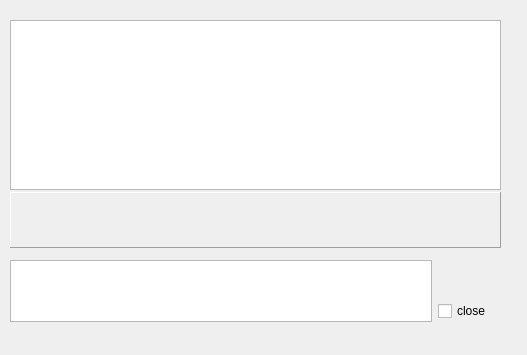
<?xml version="1.0" encoding="UTF-8"?>
<ui version="4.0">
 <class>GuiChatWidget</class>
 <widget class="QWidget" name="GuiChatWidget">
  <property name="geometry">
   <rect>
    <x>0</x>
    <y>0</y>
    <width>527</width>
    <height>355</height>
   </rect>
  </property>
  <property name="sizePolicy">
   <sizepolicy hsizetype="Expanding" vsizetype="Expanding">
    <horstretch>0</horstretch>
    <verstretch>0</verstretch>
   </sizepolicy>
  </property>
  <property name="windowTitle">
   <string>Chat</string>
  </property>
  <widget class="QFrame" name="mp_frameMessage">
   <property name="geometry">
    <rect>
     <x>10</x>
     <y>260</y>
     <width>491</width>
     <height>70</height>
    </rect>
   </property>
   <property name="sizePolicy">
    <sizepolicy hsizetype="Expanding" vsizetype="MinimumExpanding">
     <horstretch>0</horstretch>
     <verstretch>0</verstretch>
    </sizepolicy>
   </property>
   <property name="minimumSize">
    <size>
     <width>200</width>
     <height>70</height>
    </size>
   </property>
   <property name="baseSize">
    <size>
     <width>0</width>
     <height>80</height>
    </size>
   </property>
   <property name="frameShape">
    <enum>QFrame::NoFrame</enum>
   </property>
   <property name="frameShadow">
    <enum>QFrame::Plain</enum>
   </property>
   <layout class="QGridLayout" name="gridLayout">
    <property name="leftMargin">
     <number>0</number>
    </property>
    <property name="topMargin">
     <number>0</number>
    </property>
    <property name="rightMargin">
     <number>10</number>
    </property>
    <property name="bottomMargin">
     <number>8</number>
    </property>
    <property name="verticalSpacing">
     <number>0</number>
    </property>
    <item row="0" column="0" rowspan="3">
     <widget class="GuiMessageEdit" name="mp_teMessage">
      <property name="sizePolicy">
       <sizepolicy hsizetype="Expanding" vsizetype="MinimumExpanding">
        <horstretch>0</horstretch>
        <verstretch>0</verstretch>
       </sizepolicy>
      </property>
      <property name="minimumSize">
       <size>
        <width>160</width>
        <height>50</height>
       </size>
      </property>
      <property name="maximumSize">
       <size>
        <width>16777215</width>
        <height>16777215</height>
       </size>
      </property>
     </widget>
    </item>
    <item row="2" column="2">
     <widget class="QPushButton" name="mp_pbSend">
      <property name="sizePolicy">
       <sizepolicy hsizetype="Fixed" vsizetype="Fixed">
        <horstretch>0</horstretch>
        <verstretch>0</verstretch>
       </sizepolicy>
      </property>
      <property name="toolTip">
       <string>Click to send message or just hit enter</string>
      </property>
      <property name="flat">
       <bool>true</bool>
      </property>
     </widget>
    </item>
    <item row="1" column="2">
     <widget class="QPushButton" name="mp_pbRecordVoiceMessage">
      <property name="sizePolicy">
       <sizepolicy hsizetype="Fixed" vsizetype="Fixed">
        <horstretch>0</horstretch>
        <verstretch>0</verstretch>
       </sizepolicy>
      </property>
      <property name="minimumSize">
       <size>
        <width>38</width>
        <height>38</height>
       </size>
      </property>
      <property name="maximumSize">
       <size>
        <width>38</width>
        <height>38</height>
       </size>
      </property>
      <property name="icon">
       <iconset resource="../beebeep.qrc">
        <normaloff>:/images/microphone.png</normaloff>:/images/microphone.png</iconset>
      </property>
      <property name="iconSize">
       <size>
        <width>32</width>
        <height>32</height>
       </size>
      </property>
      <property name="flat">
       <bool>true</bool>
      </property>
     </widget>
    </item>
    <item row="2" column="1" colspan="2">
     <widget class="QCheckBox" name="mp_cbSendAndClose">
      <property name="text">
       <string>close</string>
      </property>
     </widget>
    </item>
   </layout>
  </widget>
  <widget class="QFrame" name="mp_frameChat">
   <property name="geometry">
    <rect>
     <x>10</x>
     <y>20</y>
     <width>491</width>
     <height>228</height>
    </rect>
   </property>
   <property name="frameShape">
    <enum>QFrame::NoFrame</enum>
   </property>
   <property name="frameShadow">
    <enum>QFrame::Plain</enum>
   </property>
   <layout class="QGridLayout" name="gridLayout_2">
    <property name="leftMargin">
     <number>0</number>
    </property>
    <property name="topMargin">
     <number>0</number>
    </property>
    <property name="rightMargin">
     <number>0</number>
    </property>
    <property name="bottomMargin">
     <number>0</number>
    </property>
    <property name="horizontalSpacing">
     <number>0</number>
    </property>
    <property name="verticalSpacing">
     <number>2</number>
    </property>
    <item row="0" column="0">
     <widget class="QTextBrowser" name="mp_teChat">
      <property name="minimumSize">
       <size>
        <width>200</width>
        <height>120</height>
       </size>
      </property>
      <property name="readOnly">
       <bool>true</bool>
      </property>
      <property name="textInteractionFlags">
       <set>Qt::TextBrowserInteraction</set>
      </property>
     </widget>
    </item>
    <item row="1" column="0">
     <widget class="QFrame" name="mp_frameVoicePlayer">
      <property name="sizePolicy">
       <sizepolicy hsizetype="Expanding" vsizetype="Preferred">
        <horstretch>0</horstretch>
        <verstretch>0</verstretch>
       </sizepolicy>
      </property>
      <property name="minimumSize">
       <size>
        <width>0</width>
        <height>56</height>
       </size>
      </property>
      <property name="frameShape">
       <enum>QFrame::Panel</enum>
      </property>
      <property name="frameShadow">
       <enum>QFrame::Raised</enum>
      </property>
     </widget>
    </item>
   </layout>
  </widget>
 </widget>
 <customwidgets>
  <customwidget>
   <class>GuiMessageEdit</class>
   <extends>QTextEdit</extends>
   <header>GuiMessageEdit.h</header>
  </customwidget>
 </customwidgets>
 <tabstops>
  <tabstop>mp_teMessage</tabstop>
  <tabstop>mp_pbSend</tabstop>
  <tabstop>mp_pbRecordVoiceMessage</tabstop>
  <tabstop>mp_cbSendAndClose</tabstop>
  <tabstop>mp_teChat</tabstop>
 </tabstops>
 <resources>
  <include location="../beebeep.qrc"/>
 </resources>
 <connections/>
</ui>
